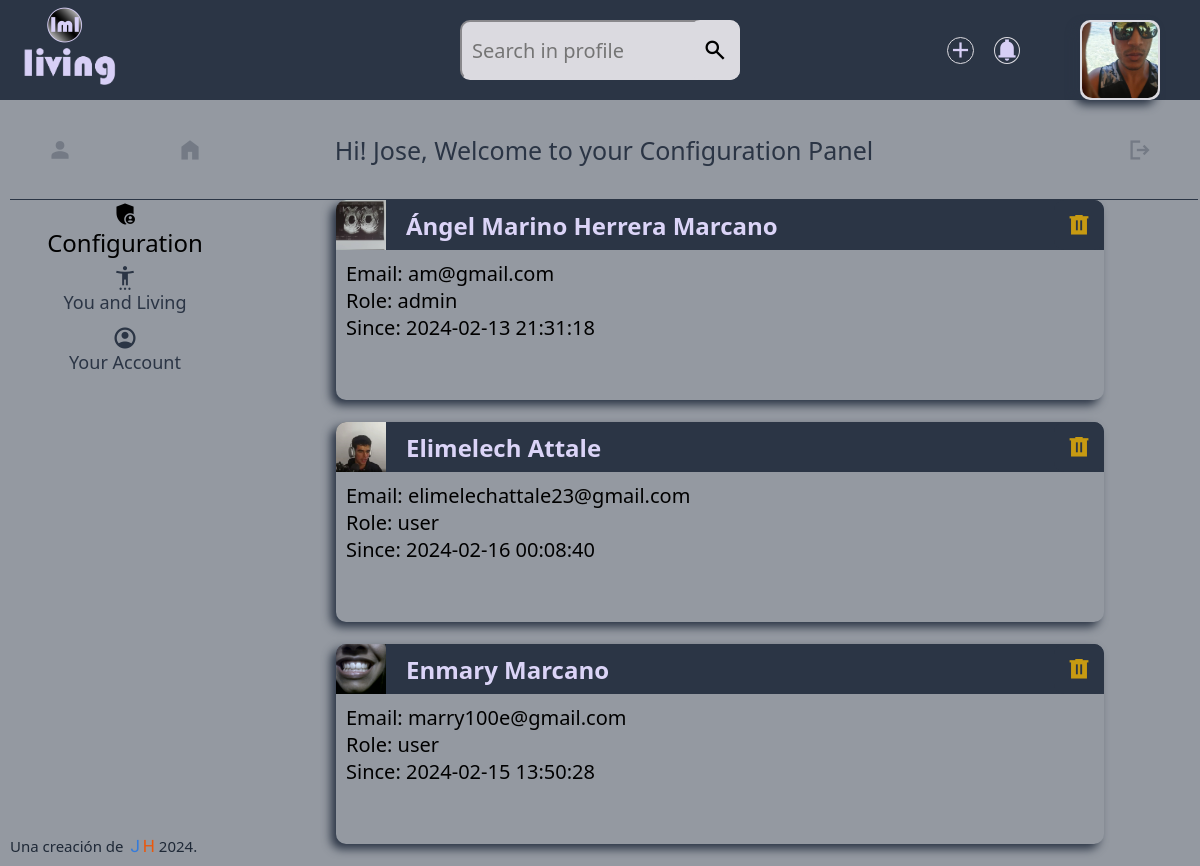
The page /living/users.php (signed in) on the database its author committed.
### tables this page shows
CREATE TABLE `fotos` (
  `id` int(11) NOT NULL,
  `id_usuario` int(11) DEFAULT NULL,
  `enlace` varchar(256) DEFAULT NULL,
  `fecha_creacion` timestamp NOT NULL DEFAULT current_timestamp(),
  `fecha_actualizacion` timestamp NOT NULL DEFAULT current_timestamp() ON UPDATE current_timestamp()
);

CREATE TABLE `usuarios` (
  `id` int(11) NOT NULL,
  `nombre_usuario` varchar(100) DEFAULT NULL,
  `correo_electronico` varchar(100) DEFAULT NULL,
  `contrasena` varchar(100) DEFAULT NULL,
  `rol` varchar(7) DEFAULT NULL,
  `fecha_creacion` timestamp NOT NULL DEFAULT current_timestamp(),
  `fecha_actualizacion` timestamp NOT NULL DEFAULT current_timestamp() ON UPDATE current_timestamp()
);

### living/users.php (the view, shortened to what this page needs)
<?php
if (!empty($_SESSION["id"])){
    $idf = $_SESSION["id"];
    $conn = conectar();
    $stmt = $conn->prepare("SELECT usuarios.id, usuarios.nombre_usuario, usuarios.correo_electronico, usuarios.rol, usuarios.fecha_creacion, fotos.enlace FROM usuarios LEFT JOIN fotos ON fotos.id_usuario = usuarios.id WHERE usuarios.id = ?;");
    $stmt->bind_param("i", $idf);
    $stmt->execute();
    $stmt->bind_result($id, $nombre, $email, $rol, $fecha_creacion, $enlace);
    $nombrePartido = explode(" ", $nombre);
}else{
    header("Location: index.php");
    exit();
}
function users() {
    $idf = $_SESSION["id"];
    $conn = conectar();
    $stmt = $conn->prepare("SELECT usuarios.id, usuarios.nombre_usuario, usuarios.correo_electronico, usuarios.rol, usuarios.fecha_creacion, fotos.enlace FROM usuarios LEFT JOIN fotos ON fotos.id_usuario = usuarios.id ORDER by usuarios.nombre_usuario");
    $stmt->execute();
    $stmt->bind_result($id, $nombre, $email, $rol, $fecha_creacion, $enlace);
    $users = [];
    while ($stmt -> fetch()) {
        $users[] = [$id, $nombre, $email, $rol, $fecha_creacion, $enlace];
    }
    $varphoto="";
    foreach ($users as $user){
        if  (!isset($user[5])){
            $varphoto="<span class=\"material-symbols-sharp\">person</span>";
        }else{
            $varphoto="<img id=\"imguser\" src=\"$user[5]\" alt=\"user_photo\">";
        }
        if($user[0] != $idf){
            echo " <div id=\"user\">
                <div id=\"descruser\">
                    <div id=\"phpusertxt\">
                        $varphoto
                        <h2 id=\"nmbuser\">$user[1]</h2>
                    </div>
                    <div class=\"icons\">
                        <form method=\"post\" id=\"deluserForm\">
                            <input type=\"hidden\" value=\"$user[0]\" name=\"iddeluser\">
                            <button type=\"submit\" class=\"btnuserdlt\" name=\"edts\"><span class=\"material-symbols-sharp\">delete</span></button>
                        </form>
                    </div>
                </div>
                <textarea id=\"contPuser\" readonly name=\"contPrincipaledt\">Email: $user[2]\nRole: $user[3]\nSince: $user[4]\n </textarea>
            </div>
            </br>";
        }
    }
}
?>
<html lang="en">
<head>
    <link rel="stylesheet" href="./styles/styleprofile.css">
</head>
<body class="general">
    <nav id="navbar">
        <div  id="logoNav">
            <img src="./images/favicon.ico" alt="logo" id="logo">
            <img src="./images/slogan2.png" alt="slogan" id="slogan">
        </div>
        <div id="searchNav">
            <form  action="" method="post" name="buscar" id="form_buscar">
                <input name="buscar" type="text" placeholder="Search in profile" id="input_buscar">
                <button type="submit" id="searchBtn">
                    <span class="material-symbols-sharp" id="texto_buscar">search</span>
				</button>
			</form>
        </div>
        <div id="profileNav">
            <form method="post" id="createpubForm" class="" >
                <button type="submit" class="btncrtpbl" name="crts"><span class="material-symbols-sharp">add</span></button>
            </form>
            <span class="material-symbols-sharp onWall" id="notif">notifications</span>
            <a href="profile.php" id="profileimg">
                <?php if (!isset($enlace)){echo"<span class=\"material-symbols-sharp\">image</span>";}else{echo"<img id=\"img-profile\" src=\"$enlace\" alt=\"profile-photo\">";}?>
            </a>
        </div>
        <ul id="menu">
            <li>
                <a href="profile.php"><span class="material-symbols-sharp">person</span></a>
            </li>
            <li>
                <a href="talks.php"><span class="material-symbols-sharp">home</span></a>
            </li>
        </ul>
        <form action="endsession.php" method="post" id="endsession">
            <button type="submit" value="" id="btnlgt" name="logout">
                <span class="material-symbols-sharp">logout</span>
            </button>
        </form>
    </nav>
    <section id="container">
        <aside id= "configuration">
            <ul id="optionlist">
                <li id="titleconf">
                <span class="material-symbols-sharp">admin_panel_settings</span>Configuration
                </li>
                <li class="optionconf">
                    <span class="material-symbols-sharp">settings_accessibility</span>
                    <a href="profile.php">You and Living </a>
                </li>
                <li class="optionconf">
                    <span class="material-symbols-sharp">account_circle</span>
                    <a href="account.php"><img src="./images/favicon.ico" alt="logo" id="logo">Your Account</a>
                </li>
            </ul>
            <footer>
                <div id="footerInner">
                <p >Una creación de <span id="j">J</span><span id="h">H</span> 2024.</p>
                </div>
            </footer>
        </aside>
        <main>
            <div id="greetings">
                <p>Hi! <?php echo "$nombrePartido[0]"?>, Welcome to your Configuration Panel </p>
            </div>
            <section id="board">
                <?php users(); ?>
</section>
        </main>
    </section>
</body>
</html>

### rows shown on the page
fotos: enlace (picture), id_usuario.nombre_usuario "Jose"
fotos: enlace (picture), id_usuario.nombre_usuario "Ángel Marino Herrera Marcano", contPrincipaledt "Email: am@gmail.com Role: admin Since: 2024-02-13 21:31:18"
fotos: enlace (picture), id_usuario.nombre_usuario "Elimelech Attale", contPrincipaledt "Email: elimelechattale23@gmail.com Role: user Since: 2024-02-16 00:08:40"
fotos: enlace (picture), id_usuario.nombre_usuario "Enmary Marcano", contPrincipaledt "Email: marry100e@gmail.com Role: user Since: 2024-02-15 13:50:28"
